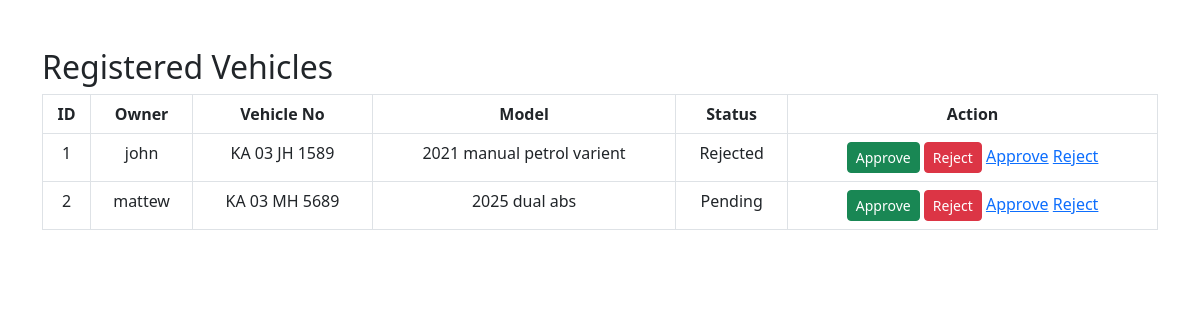
/vehicle_list (signed in), run on an earlier commit of the app's database.
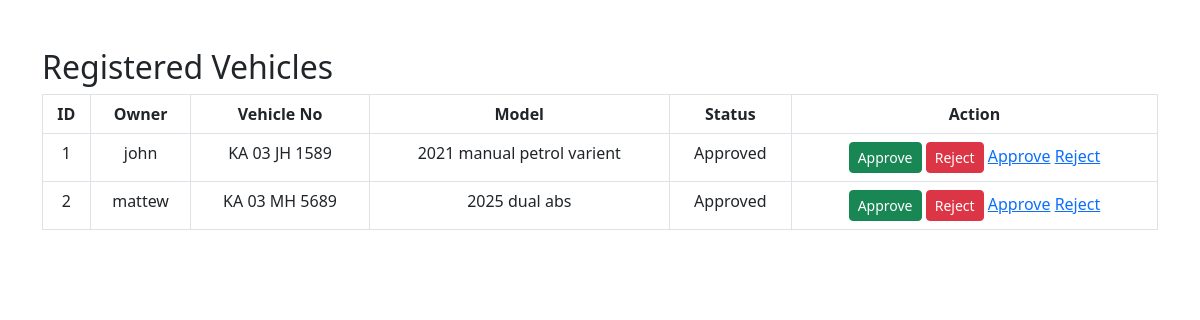
And on a later commit of the database.
### tables this page shows
CREATE TABLE vehicles(
id INTEGER PRIMARY KEY,
owner TEXT,
vehicle_no TEXT,
model TEXT,
status TEXT
);

### app.py (the view)
@app.route('/vehicle_list')
def vehicle_list():
    if 'admin' not in session:
        return redirect('/admin_login')
    db = get_db()
    data = db.execute("SELECT * FROM vehicles").fetchall()
    return render_template("vehicle_list.html", data=data)

### app.py (called while the page is built)
def get_db():
    conn = sqlite3.connect("database.db")
    conn.row_factory = sqlite3.Row
    return conn

### templates/vehicle_list.html
<link href="https://cdn.jsdelivr.net/npm/bootstrap@5.3.0/dist/css/bootstrap.min.css" rel="stylesheet">
<div class="container mt-5">
    <h2>Registered Vehicles</h2>
    <table class="table table-bordered text-center">
        <tr>
            <th>ID</th>
            <th>Owner</th>
            <th>Vehicle No</th>
            <th>Model</th>
            <th>Status</th>
            <th>Action</th>
        </tr>
        {% for v in data %}
        <tr>
            <td>{{v[0]}}</td>
            <td>{{v[1]}}</td>
            <td>{{v[2]}}</td>
            <td>{{v[3]}}</td>
            <td>{{v[4]}}</td>
            <td>
                {% if session.get('admin') %}
    <a href="/vehicle_update/{{v[0]}}/Approved" class="btn btn-success btn-sm">Approve</a>
    <a href="/vehicle_update/{{v[0]}}/Rejected" class="btn btn-danger btn-sm">Reject</a>
    <a href="/vehicle_update/{{v[0]}}/Approved">Approve</a>
     <a href="/vehicle_update/{{v[0]}}/Rejected">Reject</a>
{% else %}
    <span class="text-muted">Admin Only</span>
{% endif %}
            </td>
        </tr>
        {% endfor %}
    </table>
</div>

What changed in the data, as far as the page shows it:
changed vehicles "john": status "Rejected" → "Approved"
changed vehicles "mattew": status "Pending" → "Approved"
